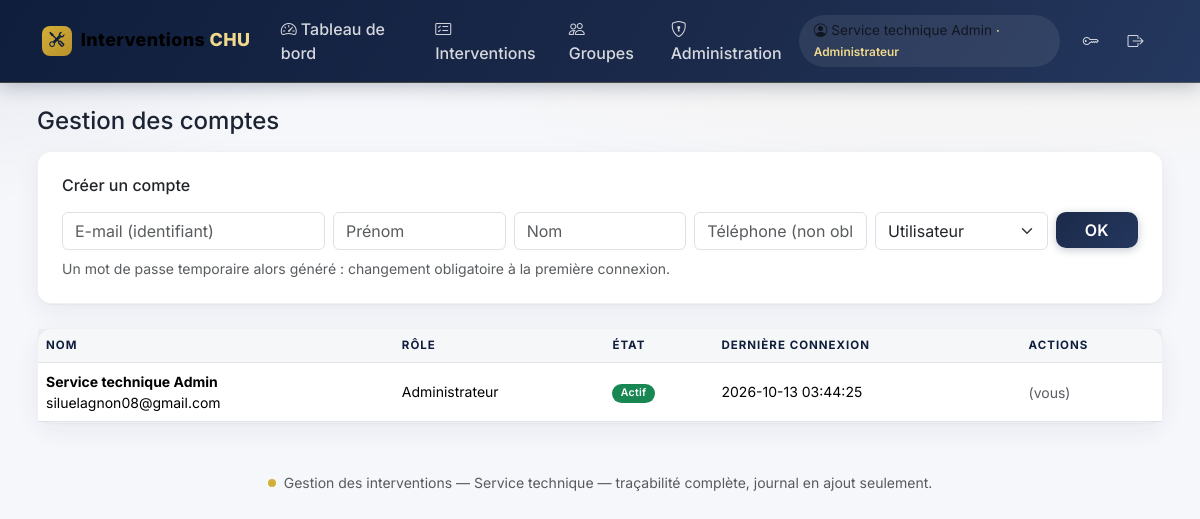
The app's page /public/admin/comptes.php (signed in) with its own data.
### tables this page shows
CREATE TABLE IF NOT EXISTS `utilisateurs` (
  `id` int UNSIGNED NOT NULL AUTO_INCREMENT,
  `role_id` int UNSIGNED NOT NULL,
  `nom` varchar(100) DEFAULT NULL,
  `prenom` varchar(100) DEFAULT NULL,
  `email` varchar(190) NOT NULL,
  `telephone` varchar(30) DEFAULT NULL,
  `password_hash` varchar(255) NOT NULL,
  `actif` tinyint(1) NOT NULL DEFAULT '1',
  `doit_changer_mot_de_passe` tinyint(1) NOT NULL DEFAULT '1',
  `auth_version` int UNSIGNED NOT NULL DEFAULT '1',
  `created_at` datetime NOT NULL DEFAULT CURRENT_TIMESTAMP,
  `updated_at` datetime NOT NULL DEFAULT CURRENT_TIMESTAMP,
  `last_login_at` datetime DEFAULT NULL,
  PRIMARY KEY (`id`),
  UNIQUE KEY `email` (`email`),
  KEY `fk_util_role` (`role_id`)
);

CREATE TABLE IF NOT EXISTS `roles` (
  `id` int UNSIGNED NOT NULL AUTO_INCREMENT,
  `code` varchar(30) NOT NULL,
  `nom` varchar(60) NOT NULL,
  PRIMARY KEY (`id`),
  UNIQUE KEY `code` (`code`)
);

### src/Security.php (called while the page is built, shortened)
<?php
final class Security
{
    public static function demarrerSession(): void
    {
        $cookie = session_get_cookie_params();
    }
    public static function utilisateurCourant(): ?array
    {
        $u = Database::pdo()->prepare(
            'SELECT u.*, r.code AS role_code, r.nom AS role_nom FROM utilisateurs u
             JOIN roles r ON r.id = u.role_id WHERE u.id = ?'
        );
        $u->execute([$_SESSION['utilisateur_id']]);
        $user = $u->fetch();
        return $cache = $user;
    }
    public static function exigerConnexion(): array
    {
        $u = self::utilisateurCourant();
        return $u;
    }
    public static function exigerAdmin(): array
    {
        $u = self::exigerConnexion();
        return $u;
    }
    public static function e(?string $v): string
    {
        return htmlspecialchars((string)$v, ENT_QUOTES | ENT_SUBSTITUTE, 'UTF-8');
    }
}

### src/Database.php (called while the page is built, shortened)
<?php
final class Database
{
    private static ?PDO $pdo = null;
    public static function pdo(): PDO
    {
        if (self::$pdo === null) {
            $cfg = require dirname(__DIR__) . '/config/config.local.php';
            $dsn = sprintf(DSN_MYSQL, $cfg['hote'], $cfg['port'], $cfg['base']);
            try {
                self::$pdo = new PDO($dsn, $cfg['utilisateur'], $cfg['mot_de_passe'], [
                    PDO::ATTR_ERRMODE            => PDO::ERRMODE_EXCEPTION,
                    PDO::ATTR_DEFAULT_FETCH_MODE => PDO::FETCH_ASSOC,
                    PDO::ATTR_EMULATE_PREPARES   => false,
                ]);
            } catch (PDOException $e) {
                error_log('Erreur connexion BD : ' . $e->getMessage());
                http_response_code(500);
                exit('Service momentanément indisponible.');
            }
        }
        return self::$pdo;
    }
}

### public/admin/comptes.php (the view, shortened to what this page needs)
<?php
$u = Security::exigerAdmin();
$pdo = Database::pdo();
$comptes = $pdo->query(
    'SELECT u.*, r.nom AS role_nom FROM utilisateurs u JOIN roles r ON r.id = u.role_id ORDER BY u.nom, u.prenom'
)->fetchAll();
require dirname(__DIR__, 2) . '/src/layout/haut.php';
?>
<h1 class="h4 mb-3">Gestion des comptes</h1>
<div class="card p-4 mb-4">
  <h2 class="h6 mb-3">Créer un compte</h2>
  <form method="post" class="row g-2">
    <div class="col-md-3"><input type="email" name="email" class="form-control" placeholder="E-mail (identifiant)" required></div>
    <div class="col-md-2"><input type="text" name="prenom" class="form-control" placeholder="Prénom"></div>
    <div class="col-md-2"><input type="text" name="nom" class="form-control" placeholder="Nom"></div>
    <div class="col-md-2"><input type="text" name="telephone" class="form-control" placeholder="Téléphone (non obligatoire)"></div>
    <div class="col-md-2"><select name="role" class="form-select">
        <option value="utilisateur">Utilisateur</option><option value="admin">Administrateur</option></select></div>
    <div class="col-md-1"><button class="btn btn-marine w-100">OK</button></div>
  </form>
  <p class="small text-muted mt-2 mb-0">Un mot de passe temporaire alors généré : changement obligatoire à la première connexion.</p>
</div>
<div class="card p-0">
<table class="table mb-0 align-middle">
<thead><tr><th>Nom</th><th>Rôle</th><th>État</th><th>Dernière connexion</th><th>Actions</th></tr></thead>
<tbody>
<?php foreach ($comptes as $cpt): ?>
<tr>
  <td class="small"><strong><?= Security::e($cpt['prenom'] . ' ' . $cpt['nom']) ?></strong><br><?= Security::e($cpt['email']) ?></td>
  <td class="small"><?= Security::e($cpt['role_nom']) ?></td>
  <td class="small">
    <?php if ((int)$cpt['actif'] === 1): ?><span class="badge bg-success">Actif</span>
    <?php else: ?><span class="badge bg-dark">Désactivé</span><?php endif; ?>
  </td>
  <td class="small"><?= Security::e($cpt['last_login_at'] ?: '—') ?></td>
  <td class="text-nowrap">
    <?php if ((int)$cpt['id'] !== (int)$u['id']): ?>
      <form method="post" class="d-inline">
        <?= Security::csrfField() ?>
        <input type="hidden" name="utilisateur_id" value="<?= (int)$cpt['id'] ?>">
      <input type="hidden" name="action" value="<?= (int)$cpt['actif'] === 1 ? 'desactiver' : 'reactiver' ?>">
        <button class="btn btn-sm btn-outline-<?= (int)$cpt['actif'] === 1 ? 'danger' : 'success' ?>">
          <?= (int)$cpt['actif'] === 1 ? 'Désactiver' : 'Réactiver' ?></button>
      </form>
      <?php if ((int)$cpt['actif'] === 1): ?>
      <form method="post" class="d-inline" onsubmit="return confirm('Générer un mot de passe temporaire ?')">
        <?= Security::csrfField() ?>
        <input type="hidden" name="utilisateur_id" value="<?= (int)$cpt['id'] ?>">
        <input type="hidden" name="action" value="reset_mdp">
        <button class="btn btn-sm btn-outline-warning">Reset MDP</button>
      </form>
      <?php endif; ?>
    <?php else: ?>
      <span class="text-muted small">(vous)</span>
    <?php endif; ?>
  </td>
</tr>
<?php endforeach; ?>
</tbody></table>
</div>
<?php require dirname(__DIR__, 2) . '/src/layout/bas.php'; ?>

### src/layout/haut.php (shortened to what this page needs)
<!DOCTYPE html>
<html lang="fr">
<head>
<link href="https://cdn.jsdelivr.net/npm/bootstrap@5.3.3/dist/css/bootstrap.min.css" rel="stylesheet">
<link href="https://cdn.jsdelivr.net/npm/bootstrap-icons@1.11.3/font/bootstrap-icons.min.css" rel="stylesheet">
</head>
<body>
<nav class="navbar navbar-expand-lg mb-4 py-2">
<div class="container">
  <a class="navbar-brand d-flex align-items-center" href="<?= BASE_URL ?>/tableau_bord.php">
    <span class="logo-badge"><i class="bi bi-tools"></i></span>Interventions <span class="or">&nbsp;CHU</span></a>
  <div class="collapse navbar-collapse" id="nav">
    <ul class="navbar-nav me-auto">
      <li class="nav-item"><a class="nav-link" href="<?= BASE_URL ?>/tableau_bord.php"><i class="bi bi-speedometer2 me-1"></i>Tableau de bord</a></li>
      <li class="nav-item"><a class="nav-link" href="<?= BASE_URL ?>/interventions.php"><i class="bi bi-card-checklist me-1"></i>Interventions</a></li>
      <li class="nav-item"><a class="nav-link" href="<?= BASE_URL ?>/groupes.php"><i class="bi bi-people me-1"></i>Groupes</a></li>
      <?php if (($u['role_code'] ?? '') === 'admin'): ?>
        <li class="nav-item"><a class="nav-link" href="<?= BASE_URL ?>/admin/accueil.php"><i class="bi bi-shield-lock me-1"></i>Administration</a></li>
      <?php endif; ?>
    </ul>
    <ul class="navbar-nav align-items-center">
      <li class="nav-item navbar-text me-2">
        <i class="bi bi-person-circle me-1"></i><?= Security::e($u['prenom'] . ' ' . $u['nom']) ?>
        <span class="small fw-semibold" style="color:#f0d98c">· <?= Security::e($u['role_nom'] ?? $u['role_code']) ?></span>
      </li>
      <li class="nav-item"><a class="nav-link" href="<?= BASE_URL ?>/changer_mdp.php" title="Mot de passe"><i class="bi bi-key"></i></a></li>
      <li class="nav-item"><a class="nav-link" href="<?= BASE_URL ?>/deconnexion.php" title="Déconnexion"><i class="bi bi-box-arrow-right"></i></a></li>
    </ul>
  </div>
</div>
</nav>
<div class="container" style="max-width:1150px">

### src/layout/haut.php (style rules this page uses)
:root { --marine:#0f1e3d; --marine-2:#1b2a4a; --marine-3:#24375e; --or:#d4af37; --or-clair:#f0d98c; --or-fonce:#b8912c; --surface:#f6f7fb; --carte:#ffffff; --texte:#1c2333; }
* { font-family:'Inter',system-ui,sans-serif; }
body { background: radial-gradient(1200px 400px at 80% -10%, rgba(212,175,55,.10), transparent 60%), radial-gradient(900px 380px at -10% 0%, rgba(27,42,74,.08), transparent 55%), var(--surface); color:var(--texte); }
h1,h2,h3,h4,h5,h6 { font-weight:700;color:var(--marine); }
.navbar { background:linear-gradient(120deg,var(--marine) 0%,var(--marine-2) 60%,var(--marine-3) 100%); border-bottom:1px solid rgba(212,175,55,.25); box-shadow:0 4px 18px rgba(15,30,61,.25); }
.navbar .nav-link { color:rgba(255,255,255,.82); font-weight:500; padding:.55rem .9rem!important; border-radius:.6rem; transition:all .18s ease; position:relative; }
.navbar-brand { font-weight:800; letter-spacing:.4px; font-size:1.12rem; }
.navbar-brand .logo-badge { display:inline-flex; align-items:center; justify-content:center; width:30px;height:30px;border-radius:8px;background:linear-gradient(135deg,var(--or),var(--or-fonce)); color:var(--marine); margin-right:.55rem; font-size:.95rem; }
.navbar-brand span.or { color:var(--or-clair); }
.navbar-text { background:rgba(255,255,255,.08); border-radius:2rem; padding:.35rem .9rem; font-size:.85rem; }
.card { background:var(--carte); border:1px solid rgba(15,30,61,.06); border-radius:14px; box-shadow:0 1px 2px rgba(15,30,61,.04), 0 8px 24px rgba(15,30,61,.06); }
.btn { border-radius:10px; font-weight:600; letter-spacing:.2px; }
.btn-marine { background:linear-gradient(135deg,var(--marine-2),var(--marine-3)); color:#fff; border:0; box-shadow:0 2px 8px rgba(15,30,61,.25); }
.badge { border-radius:20px; padding:.42em .8em; font-weight:600; letter-spacing:.3px; }
.table { --bs-table-hover-bg:rgba(212,175,55,.06); }
.table thead th { color:var(--marine); font-size:.72rem; text-transform:uppercase; letter-spacing:1px; background:rgba(15,30,61,.035); border-bottom:1px solid rgba(15,30,61,.12)!important; }
.table td { vertical-align:middle; }
a { color:var(--marine-3); }

### records on screen
utilisateurs: Security::e($u['prenom'] . ' ' . $u['nom']) "Service technique Admin", role.nom "Administrateur", Security::e($cpt['prenom'] . ' ' . $cpt['nom']) "Service technique Admin", email "siluelagnon08@gmail.com", actif "Actif", last_login_at "2026-10-13 03:44:25", shows "(vous)"

### other values on screen
Security::e(APP_NOM) "Gestion des interventions — Service technique"
